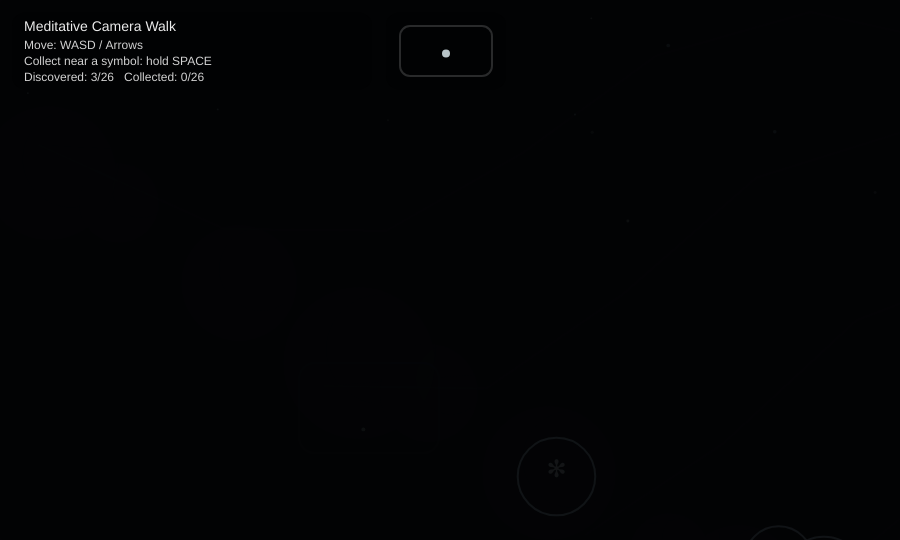
Frame 1 (no input)
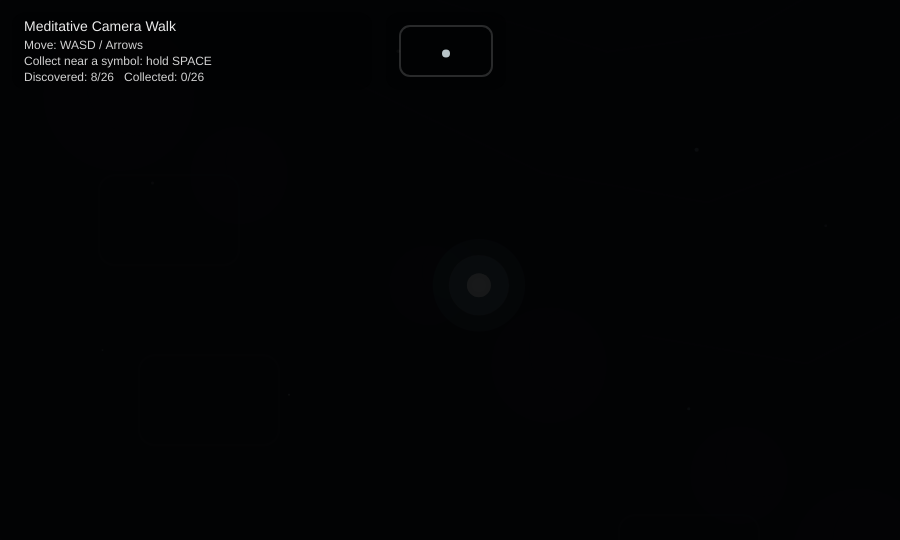
Frame 60 (no input)
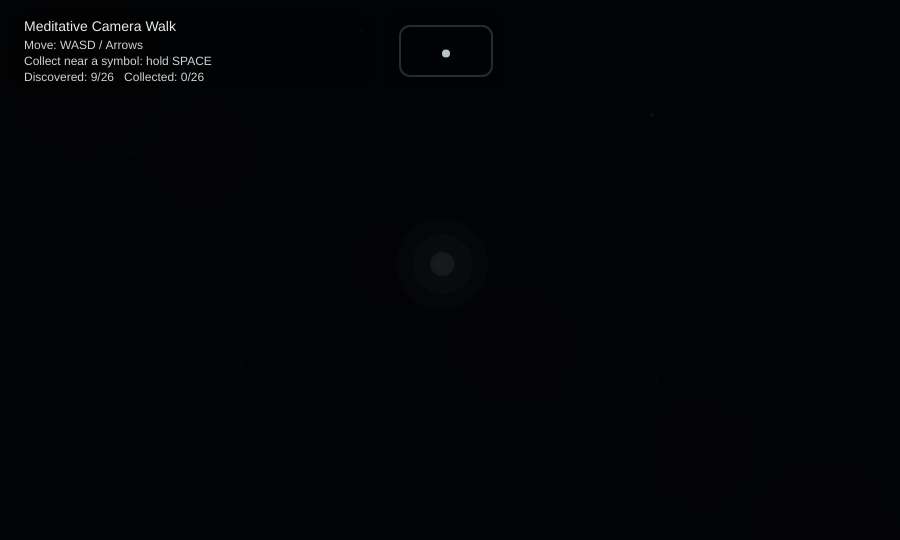
Frame 120 (the mouse pressed at the canvas centre since frame 60)

The p5.js sketch that drew these frames (run headless with seeded random() and noise() and a simulated clock; from frame 60 on, the mouse is pressed at the canvas centre):

// p5.js sketch
// ── sketch.js
/*
Meditative Camera World (p5.js)
- Scrolls through a world larger than the screen
- Smooth camera easing + gentle drift + soft parallax
- Hidden glyphs the camera "discovers" and you can collect (SPACE)

Controls:
- Move: WASD / Arrow keys
- Collect a glyph: hold SPACE near it
- Optional: click for a small ripple at the mouse (screen-space)

Note: This builds on the same camera translate approach as the Week 5 example. (world coords + translate(-cam))
*/

let player, cam;
const WORLD_W = 3600;
const WORLD_H = 2200;

const VIEW_W = 900;
const VIEW_H = 540;

let stars = [];
let motes = [];
let glyphs = [];
let ripples = [];

let discoveredCount = 0;
let collectedCount = 0;

function setup() {
  createCanvas(VIEW_W, VIEW_H);
  textFont("sans-serif");
  noStroke();

  player = {
    x: WORLD_W * 0.5,
    y: WORLD_H * 0.55,
    r: 12,
    // “emotional pacing”: max speed is low, and accelerates softly
    vX: 0,
    vY: 0,
    max: 2.25,
  };

  cam = { x: 0, y: 0, targetX: 0, targetY: 0 };

  // Background “stars” (parallax far layer)
  for (let i = 0; i < 280; i++) {
    stars.push({
      x: random(WORLD_W),
      y: random(WORLD_H),
      s: random(0.6, 2.2),
      tw: random(TWO_PI),
    });
  }

  // Floating motes (mid layer)
  for (let i = 0; i < 140; i++) {
    motes.push(makeMote());
  }

  // Hidden glyphs: scattered symbols for discovery/collection
  // (They’re not shown on the HUD map; they reveal when camera sees them.)
  const symbols = ["✶", "✷", "✹", "❂", "❀", "✦", "✧", "✩", "✺", "✻"];
  for (let i = 0; i < 26; i++) {
    glyphs.push({
      id: i,
      x: random(120, WORLD_W - 120),
      y: random(120, WORLD_H - 120),
      ch: random(symbols),
      discovered: false,
      collected: false,
      // subtle “alive” animation
      seed: random(1000),
      // how close to collect
      radius: random(28, 44),
      pulse: 0,
    });
  }
}

function draw() {
  const t = millis() * 0.001;

  // --------- 1) UPDATE (WORLD) ---------
  updatePlayer(t);
  updateCamera(t);
  updateMotes(t);
  updateGlyphs(t);
  updateRipples(t);

  // --------- 2) DRAW (WORLD SPACE) ---------
  background(12);

  // Parallax far background (stars)
  drawParallaxStars(t);

  // Main world layer
  push();
  translate(-cam.x, -cam.y);

  drawWorldBase(t);
  drawMotesWorld(t);
  drawGlyphsWorld(t);
  drawPlayerWorld(t);
  drawWorldForegroundHints(t);

  pop();

  // --------- 3) DRAW (SCREEN SPACE / HUD) ---------
  drawVignette(t);
  drawRipplesScreen(t);
  drawHUD(t);
}

/* ----------------------- UPDATE ----------------------- */

function updatePlayer(t) {
  const dx =
    (keyIsDown(RIGHT_ARROW) || keyIsDown(68)) -
    (keyIsDown(LEFT_ARROW) || keyIsDown(65));
  const dy =
    (keyIsDown(DOWN_ARROW) || keyIsDown(83)) -
    (keyIsDown(UP_ARROW) || keyIsDown(87));

  // Normalize so diagonals aren’t faster
  const len = max(1, abs(dx) + abs(dy));

  // “Soft acceleration”: rather than directly setting position
  const desiredVX = (dx / len) * player.max;
  const desiredVY = (dy / len) * player.max;

  // Slow, calming responsiveness
  player.vX = lerp(player.vX, desiredVX, 0.08);
  player.vY = lerp(player.vY, desiredVY, 0.08);

  // Slight drag for floaty feel
  player.vX *= 0.985;
  player.vY *= 0.985;

  player.x += player.vX;
  player.y += player.vY;

  // Keep player inside world bounds
  player.x = constrain(player.x, 30, WORLD_W - 30);
  player.y = constrain(player.y, 30, WORLD_H - 30);
}

function updateCamera(t) {
  // Target: center on player
  cam.targetX = player.x - width / 2;
  cam.targetY = player.y - height / 2;

  // Add subtle “breathing drift” to evoke emotion (very small)
  const driftX = sin(t * 0.55) * 9 + sin(t * 0.13) * 5;
  const driftY = cos(t * 0.48) * 8 + sin(t * 0.17) * 4;

  cam.targetX += driftX;
  cam.targetY += driftY;

  // Clamp camera so you can’t see beyond world edges
  cam.targetX = constrain(cam.targetX, 0, WORLD_W - width);
  cam.targetY = constrain(cam.targetY, 0, WORLD_H - height);

  // Smooth camera easing (meditative pacing)
  cam.x = lerp(cam.x, cam.targetX, 0.06);
  cam.y = lerp(cam.y, cam.targetY, 0.06);
}

function makeMote() {
  return {
    x: random(WORLD_W),
    y: random(WORLD_H),
    r: random(1.5, 4.5),
    a: random(50, 140),
    vx: random(-0.25, 0.25),
    vy: random(-0.22, 0.22),
    ph: random(TWO_PI),
  };
}

function updateMotes(t) {
  for (const m of motes) {
    m.ph += 0.01;
    m.x += m.vx + sin(m.ph) * 0.08;
    m.y += m.vy + cos(m.ph * 0.9) * 0.08;

    // wrap within world
    if (m.x < 0) m.x += WORLD_W;
    if (m.x > WORLD_W) m.x -= WORLD_W;
    if (m.y < 0) m.y += WORLD_H;
    if (m.y > WORLD_H) m.y -= WORLD_H;
  }
}

function updateGlyphs(t) {
  // Determine what the camera can see (viewport in world coords)
  const vx0 = cam.x;
  const vy0 = cam.y;
  const vx1 = cam.x + width;
  const vy1 = cam.y + height;

  for (const g of glyphs) {
    if (g.collected) continue;

    // “Discovery”: once glyph enters viewport, mark discovered
    const inView =
      g.x > vx0 - 40 && g.x < vx1 + 40 && g.y > vy0 - 40 && g.y < vy1 + 40;

    if (inView && !g.discovered) {
      g.discovered = true;
      discoveredCount++;
      g.pulse = 1.0; // highlight moment
    }

    // Gentle pulsing animation
    g.pulse = max(0, g.pulse - 0.03);

    // If near player, allow “collection” by holding SPACE
    const d = dist(player.x, player.y, g.x, g.y);
    const near = d < g.radius;

    if (near && keyIsDown(32)) {
      g.collected = true;
      collectedCount++;
      // add a world ripple where it was collected
      ripples.push({
        x: g.x,
        y: g.y,
        r: 0,
        a: 180,
        world: true,
      });
    }
  }
}

function updateRipples(t) {
  for (let i = ripples.length - 1; i >= 0; i--) {
    const r = ripples[i];
    r.r += 3.1;
    r.a -= 4.2;
    if (r.a <= 0) ripples.splice(i, 1);
  }
}

/* ----------------------- DRAW: BACKGROUND ----------------------- */

function drawParallaxStars(t) {
  // Parallax based on camera movement (far layer moves less)
  const px = cam.x * 0.25;
  const py = cam.y * 0.25;

  noStroke();
  for (const s of stars) {
    const tw = 0.6 + 0.4 * sin(t * 0.9 + s.tw);
    const x = s.x - px;
    const y = s.y - py;

    // Only draw stars that might be on screen (cheap cull)
    if (x < -50 || x > width + 50 || y < -50 || y > height + 50) continue;

    const a = 90 * tw;
    fill(230, 235, 255, a);
    circle(x, y, s.s);
  }

  // Subtle vertical gradient wash (screen space)
  for (let y = 0; y < height; y += 3) {
    const k = y / height;
    const a = lerp(35, 0, k);
    fill(50, 80, 120, a);
    rect(0, y, width, 3);
  }
}

/* ----------------------- DRAW: WORLD ----------------------- */

function drawWorldBase(t) {
  // Soft world “paper” base
  noStroke();
  fill(18, 26, 38);
  rect(0, 0, WORLD_W, WORLD_H);

  // Very faint “paths” (evokes wandering)
  stroke(40, 70, 95, 28);
  strokeWeight(2);

  for (let i = 0; i < 14; i++) {
    const x0 = (i * 260 + 120) % WORLD_W;
    const y0 = (i * 140 + 180) % WORLD_H;
    beginShape();
    for (let k = 0; k < 10; k++) {
      const x = x0 + k * 160 + sin(t * 0.2 + i + k) * 30;
      const y = y0 + sin(k * 0.9 + i) * 120 + cos(t * 0.18 + k) * 22;
      vertex(constrain(x, 0, WORLD_W), constrain(y, 0, WORLD_H));
    }
    endShape();
  }

  // Soft “islands” / shapes (still and quiet)
  noStroke();
  for (let i = 0; i < 26; i++) {
    const x = (i * 310 + 200) % WORLD_W;
    const y = (i * 190 + 260) % WORLD_H;
    const r = 80 + (i % 5) * 18;
    fill(25, 40, 55, 55);
    circle(x, y, r);
    fill(22, 36, 50, 40);
    circle(x + 22, y - 14, r * 0.72);
  }
}

function drawMotesWorld(t) {
  noStroke();
  for (const m of motes) {
    fill(210, 240, 255, m.a);
    circle(m.x, m.y, m.r);
  }
}

function drawGlyphsWorld(t) {
  textAlign(CENTER, CENTER);
  textSize(22);

  for (const g of glyphs) {
    if (g.collected) continue;

    const wob = 6 * sin(millis() * 0.001 * 0.9 + g.seed);
    const yy = g.y + wob;

    // If not discovered yet, keep it extremely subtle
    if (!g.discovered) {
      fill(200, 230, 255, 10);
      textSize(18);
      text(g.ch, g.x, yy);
      continue;
    }

    // Discovered: become clearer, gently pulsing
    const pulseA = 110 + 90 * sin(millis() * 0.001 * 1.2 + g.seed);
    const highlight = g.pulse * 160;

    // Outer glow ring
    noFill();
    stroke(200, 230, 255, 20 + highlight);
    strokeWeight(2);
    circle(g.x, g.y, g.radius * 2.1 + 10 * sin(millis() * 0.002 + g.seed));
    noStroke();

    // Symbol
    fill(220, 245, 255, pulseA + highlight);
    textSize(24);
    text(g.ch, g.x, yy);

    // If near, show a “soft hint” circle
    const d = dist(player.x, player.y, g.x, g.y);
    if (d < g.radius) {
      noFill();
      stroke(240, 250, 255, 110);
      strokeWeight(2);
      circle(g.x, g.y, g.radius * 2.2);
      noStroke();
    }
  }

  textAlign(LEFT, BASELINE);
}

function drawPlayerWorld(t) {
  // Player “lantern” feeling: inner bright + outer glow
  const v = createVector(player.vX, player.vY).mag();
  const breathe = 0.6 + 0.4 * sin(millis() * 0.001 * 1.1);
  const glow = 26 + breathe * 10 + v * 6;

  // Outer glow
  noStroke();
  fill(170, 220, 255, 30);
  circle(player.x, player.y, glow * 2.6);

  // Inner glow
  fill(200, 240, 255, 60);
  circle(player.x, player.y, glow * 1.7);

  // Core
  fill(235, 250, 255, 200);
  circle(player.x, player.y, player.r * 2);

  // Tiny direction “tail”
  const tailX = player.x - player.vX * 8;
  const tailY = player.y - player.vY * 8;
  fill(235, 250, 255, 110);
  circle(tailX, tailY, player.r * 1.2);
}

function drawWorldForegroundHints(t) {
  // Minimal “frame” corners in world (subtle anchors)
  noFill();
  stroke(255, 255, 255, 10);
  strokeWeight(2);

  // A few faint rectangles (like quiet monuments)
  for (let i = 0; i < 10; i++) {
    const x = (i * 520 + 380) % WORLD_W;
    const y = (i * 340 + 420) % WORLD_H;
    rect(x, y, 140, 90, 16);
  }

  noStroke();
}

/* ----------------------- SCREEN SPACE ----------------------- */

function drawVignette(t) {
  // Soft vignette to focus attention (emotion / calm)
  noStroke();
  for (let i = 0; i < 14; i++) {
    const a = map(i, 0, 13, 0, 70);
    fill(0, 0, 0, a);
    rect(-i * 2, -i * 2, width + i * 4, height + i * 4, 18);
  }

  // A slight “breathing” dimming
  const breathe = 0.5 + 0.5 * sin(t * 0.9);
  fill(0, 0, 0, 18 * breathe);
  rect(0, 0, width, height);
}

function drawHUD(t) {
  // HUD background strip
  noStroke();
  fill(0, 0, 0, 90);
  rect(12, 12, 360, 78, 14);

  fill(235);
  textSize(14);
  textAlign(LEFT, TOP);
  text("Meditative Camera Walk", 24, 20);

  fill(210);
  textSize(12);
  text("Move: WASD / Arrows", 24, 40);
  text("Collect near a symbol: hold SPACE", 24, 56);

  fill(210);
  text(
    "Discovered: " +
      discoveredCount +
      "/" +
      glyphs.length +
      "   Collected: " +
      collectedCount +
      "/" +
      glyphs.length,
    24,
    72,
  );

  // Tiny “compass” dot showing player vs world center (not revealing glyphs)
  const miniX = 12 + 360 + 14;
  const miniY = 12;
  fill(0, 0, 0, 90);
  rect(miniX, miniY, 120, 78, 14);

  // Mini-map shows only player position, for calm navigation
  const px = map(player.x, 0, WORLD_W, miniX + 14, miniX + 106);
  const py = map(player.y, 0, WORLD_H, miniY + 14, miniY + 64);

  stroke(255, 255, 255, 40);
  noFill();
  rect(miniX + 14, miniY + 14, 92, 50, 10);
  noStroke();

  fill(235, 250, 255, 200);
  circle(px, py, 8);
}

function drawRipplesScreen(t) {
  // Draw only ripples that are screen-space (mouse clicks)
  noFill();
  strokeWeight(2);

  for (const r of ripples) {
    if (r.world) continue;
    stroke(235, 250, 255, r.a);
    circle(r.x, r.y, r.r);
  }

  noStroke();
}

function updateRipples(t) {
  // Extend to handle both world and screen ripples
  for (let i = ripples.length - 1; i >= 0; i--) {
    const r = ripples[i];
    r.r += r.world ? 3.6 : 3.1;
    r.a -= r.world ? 4.8 : 4.2;
    if (r.a <= 0) ripples.splice(i, 1);
  }
}

/* ----------------------- INTERACTION ----------------------- */

function mousePressed() {
  // Gentle screen ripple (doesn't affect world)
  ripples.push({ x: mouseX, y: mouseY, r: 0, a: 170, world: false });
}
